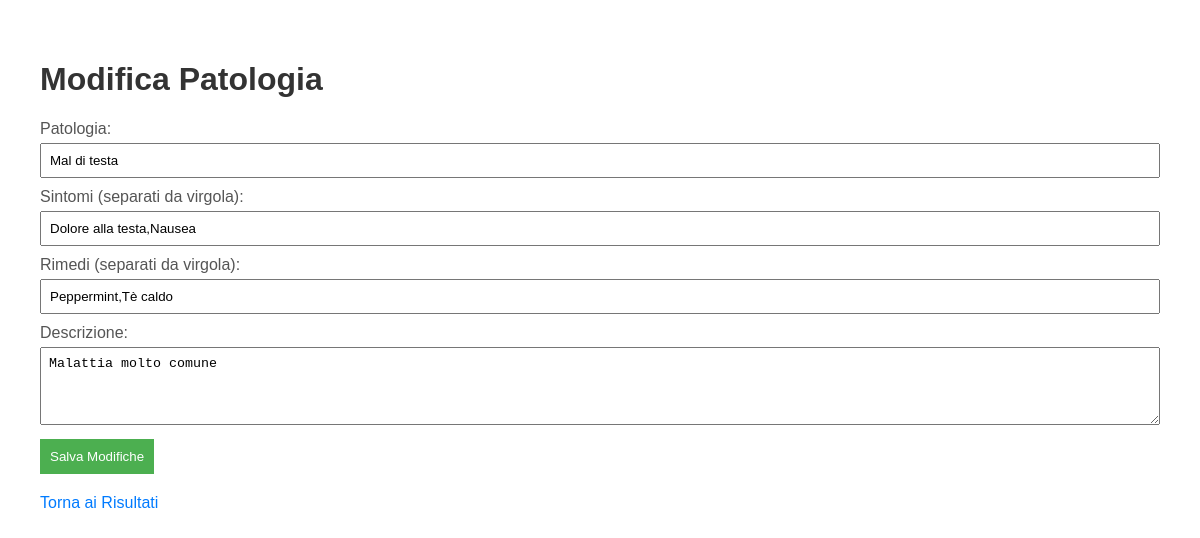
/modifica_patologia/1, run on an earlier commit of the app's database.
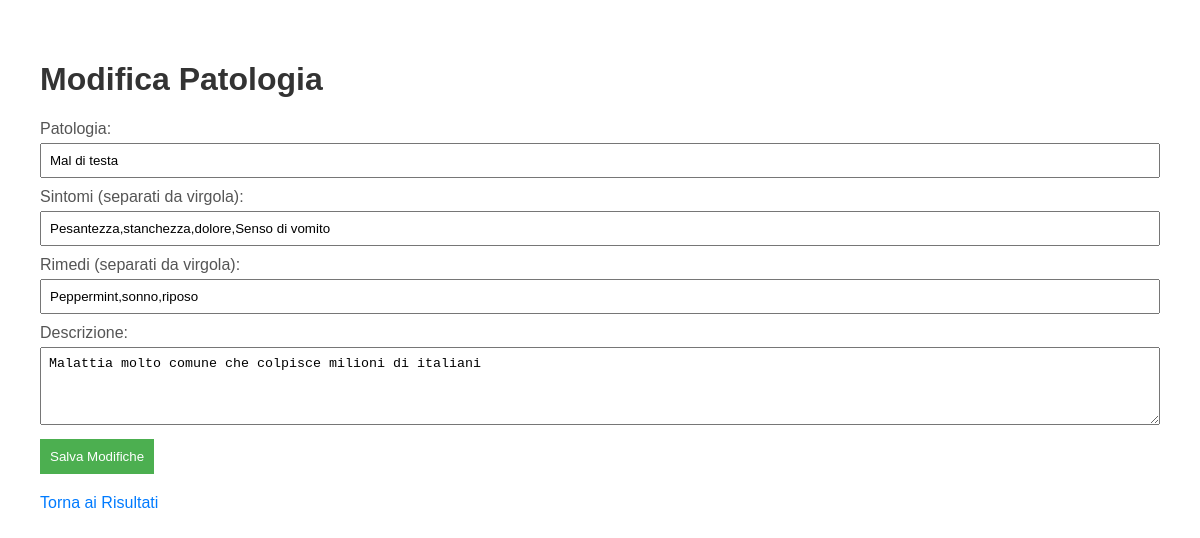
And on a later commit of the database.
### app.py (models this page shows)
class Patologia(db.Model):
    id = db.Column(db.Integer, primary_key=True)
    nome = db.Column(db.String(255), unique=True, nullable=False)
    descrizione = db.Column(db.Text)
    sintomi = db.relationship('Sintomo', secondary='patologia_sintomo', back_populates='patologie')
    rimedi = db.relationship('Rimedio', secondary='patologia_rimedio', back_populates='patologie')

### app.py (the view)
@app.route('/modifica_patologia/<int:patologia_id>', methods=['GET'])
def modifica_patologia(patologia_id):
    patologia = Patologia.query.get_or_404(patologia_id)
    sintomi_nomi = ','.join([sintomo.nome for sintomo in patologia.sintomi])
    rimedi_nomi = ','.join([rimedio.nome for rimedio in patologia.rimedi])
    return render_template('modifica_patologia.html', patologia=patologia, sintomi_nomi=sintomi_nomi, rimedi_nomi=rimedi_nomi)

### templates/modifica_patologia.html (shortened to what this page needs)
<!DOCTYPE html>
<html lang="en">
    <head>
    </head>
    <body>
        <h1>Modifica Patologia</h1>
        <form
            action="{{ url_for('salva_modifiche_patologia', patologia_id=patologia.id) }}"
            method="post"
        >
            <label for="patologia">Patologia:</label>
            <input
                type="text"
                name="patologia"
                value="{{ patologia.nome }}"
                required
            /><br />
            <label for="sintomi">Sintomi (separati da virgola):</label>
            <input
                type="text"
                name="sintomi"
                value="{{ sintomi_nomi }}"
                required
            /><br />
            <label for="rimedi">Rimedi (separati da virgola):</label>
            <input
                type="text"
                name="rimedi"
                value="{{ rimedi_nomi }}"
                required
            /><br />
            <label for="descrizione">Descrizione:</label>
            <textarea name="descrizione" rows="4" cols="50">
{{ patologia.descrizione }}</textarea
            ><br />
            <button type="submit">Salva Modifiche</button>
        </form>
        <a href="{{ url_for('cerca') }}">Torna ai Risultati</a>
    </body>
</html>

### templates/modifica_patologia.html (style rules this page uses)
body { font-family: "Arial", sans-serif; margin: 20px; padding: 20px; }
h1 { color: #333; }
form { margin-bottom: 20px; }
label { display: block; margin-bottom: 5px; color: #555; }
input[type="text"], textarea { width: 100%; padding: 8px; margin-bottom: 10px; box-sizing: border-box; }
button { padding: 10px; background-color: #4caf50; color: white; border: none; cursor: pointer; }
a { color: #007bff; text-decoration: none; }

What changed in the data, as far as the page shows it:
changed Patologia "Mal di testa": descrizione "Malattia molto comune" → "Malattia molto comune che colpisce milioni di italiani"
Also different on the page:
form field sintomi: "Dolore alla testa,Nausea" → "Pesantezza,stanchezza,dolore,Senso di vomito"
form field rimedi: "Peppermint,Tè caldo" → "Peppermint,sonno,riposo"
